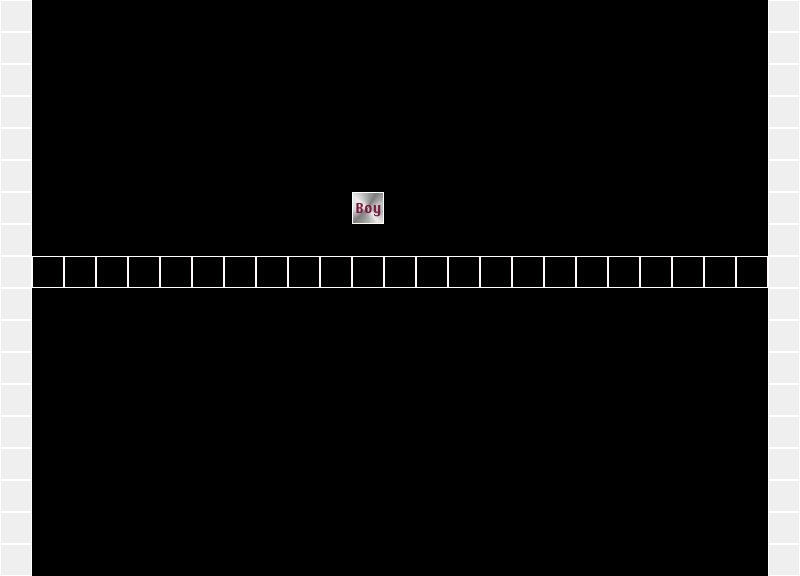

A level layout from a 2D game, rendered from its tile map. Below: a short description, then the map file with tile-grid data replaced by summaries:
An orthogonal 25x18 tile map with 32x32 px tiles, 1 tile layer (level).

<map version="1.0" orientation="orthogonal" width="25" height="18" tilewidth="32" tileheight="32">
 <properties>
  <property name="bg" value="rain" />
  <property name="end" value="but society took her away" />
  <property name="start" value="I went away, to get my soul back, lose the hatred" />
 </properties>
 <tileset firstgid="1" name="1" tilewidth="32" tileheight="32">
  <image source="tilesheet.jpg" width="192" height="96" />
 </tileset>
 <layer name="level" width="25" height="18">
  <data>[450 cells, 60 non-empty, 3 distinct tile ids]</data>
 </layer>
</map>
